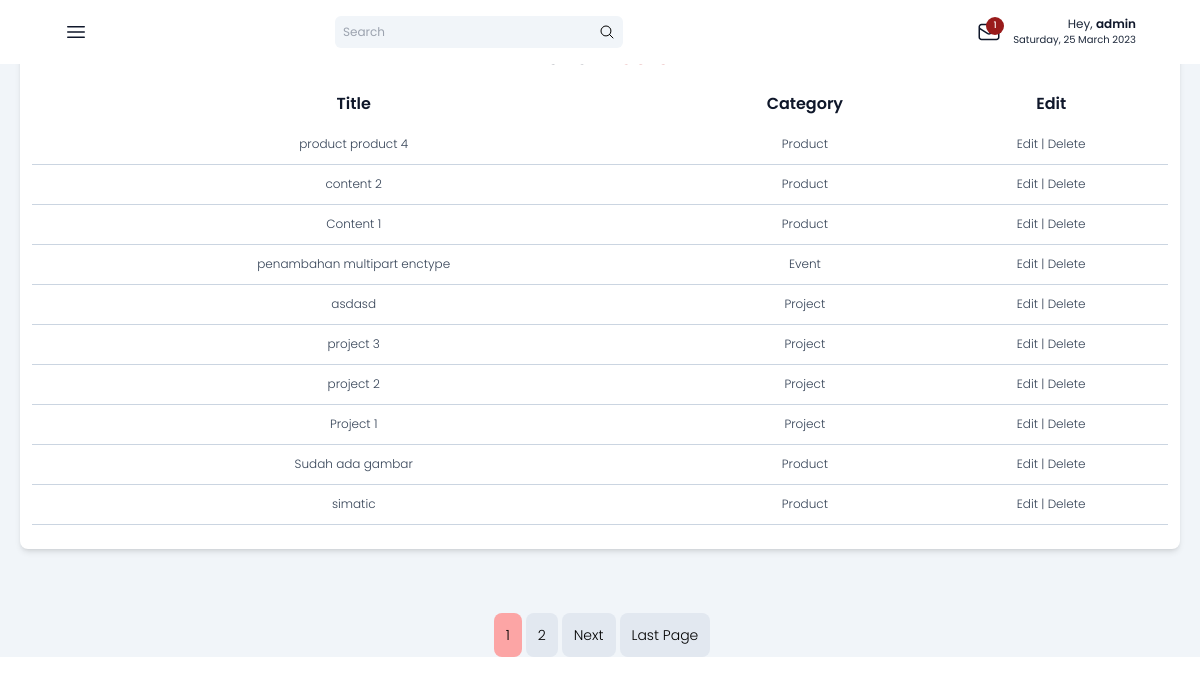
The app's page /setup/post/ (signed in) with its own data.
### post/models.py (models this page shows, shortened)
class Post(models.Model):
    title = models.CharField(max_length=255, verbose_name="Title")
    slug = models.SlugField(unique=True, editable=False)
    location = models.CharField(max_length=25,verbose_name="Location")
    content = RichTextUploadingField(verbose_name="Content")
    publish = models.DateTimeField(auto_now_add=True, verbose_name='Published')
    picture = models.ImageField(upload_to='uploads/%Y/%m/%d', verbose_name='Picture', default='uploads/no-image.jpg')
    category = models.ForeignKey(Category, on_delete=models.CASCADE, verbose_name='Category')
    status=models.CharField(max_length=100, choices=STATUS_CHOICES, default='draft',verbose_name='Status')
    class Meta:
        verbose_name = 'Post'
        verbose_name_plural = 'Posts'

class Category(models.Model):
    title = models.CharField(max_length=150, verbose_name='Category Name')
    slug =models.SlugField(max_length=150, unique=True, editable=False)
    heading = models.CharField(max_length=50, verbose_name='Heading', default='None')
    caption = models.TextField(verbose_name='Caption', default='None')
    class Meta:
        verbose_name = 'Category'
        verbose_name_plural = 'Categories'
    def __str__(self):
        return self.title

### setup/views.py (the view)
# urls.py: path('post/', PostListView.as_view(), name='post'),
class PostListView(LoginRequiredMixin, ListView):
    model = Post
    template_name = 'setup/post_list.html'
    context_object_name = 'posts'
    ordering = '-publish'
    paginate_by = 10
    def get_context_data(self, *args, **kwargs):
        context = super().get_context_data(*args, **kwargs)
        context['title'] = 'Post List'
        context['message_count'] = Message.objects.filter(status_message ='unread').count()
        context['datetime']= datetime.now().strftime("%A, %d %B %Y ")
        context['contact']= Contact.objects.all()
        context['abouts'] = About.objects.all()
        return context

### setup/templates/setup/post_list.html (shortened to what this page needs)
{% extends '../arcotama_admin.html' %} {% load static %} {% block content %}
<main class="col-span-full md:col-span-3 md:grid-rows-3 mt-3 xl:mt-16 md:px-5 px-16">
  <section class="bg-white rounded-lg shadow-md text-xs font-normal text-slate-900 mt-4 p-3 text-center">
    <h1 class="text-center text-slate-900 font-normal text-2xl">List of <span class="font-semibold text-red-700">Posts</span></h1>
    <table class="table-auto my-3 w-full p-40">
      <thead>
        <tr class="text-slate-900 text-base h-10">
          <th class="font-semibold">Title</th>
          <th class="font-semibold">Category</th>
          <th class="font-semibold">Edit</th>
        </tr>
      </thead>
      <tbody>
        {% for post in posts %}
        <tr class="text-slate-700 text-xs font-light h-10 border-b-[1px] border-slate-300">
          <td class="">{{post.title}}</td>
          <td class="">{{post.category}}</td>
          <td><a href=" {% url 'setup:edit-post' post.slug %} ">Edit</a> | <a href="{% url 'setup:delete' post.slug %}">Delete</a></td>
        </tr>
        {% endfor %}
      </tbody>
    </table>
  </section>
  {% if page_obj.has_other_pages %}
  <section class="flex justify-center items-center gap-1 font-light text-sm mt-16">
     {% for i in page_obj.paginator.page_range %} {% if page_obj.number == i %}
    <span href="?page={{i}}" class="p-3 bg-slate-200 rounded-lg page-current">{{i}}</span>
    {% elif i > page_obj.number|add:'-2' and i < page_obj.number|add:'2' %}
    <a href="?page={{i}}" class="p-3 bg-slate-200 rounded-lg">{{i}}</a>
    {% endif %} {% endfor %}  {% if page_obj.has_next %}
    <a href="?page={{page_obj.next_page_number}}" class="p-3 bg-slate-200 rounded-lg hover:bg-red-700 hover:text-white duration-300">Next</a>
    <a href="?page={{ page_obj.paginator.num_pages }}" class="p-3 bg-slate-200 rounded-lg hover:bg-red-700 hover:text-white duration-300">Last Page</a>
    {% else %}
    <span></span>
    {% endif %}
  </section>
  {% endif %}
</main>
{% endblock content %}

### templates/snippets/admin-topbar.html (shortened to what this page needs)
{% load static %}
<div class="flex justify-around md:justify-end space-x-4 items-center relative">
    <a href="{% url 'setup:messages' %}" class="text-slate-900 scale-150"
      >
      {% if not message_count == 0 %}
      <span class="absolute p-px w-4 h-4 rounded-full bg-red-800 text-white notif flex justify-center items-center scale-75 -top-1 -right-1">{{message_count}}</span>
      {% endif %}
    </a>
    <span class="flex flex-col items-end">
      <p class="text-xs text-slate-800">Hey, <span class="text-xs font-semibold text-slate-900">{{user}}</span></p>
      <p class="hidden md:block text-xxs text-slate-800">{{datetime}}</p>
    </span>
  </div>
</section>

### records on screen
Post: title "product product 4", category "Product"
Post: title "content 2", category "Product"
Post: title "Content 1", category "Product"
Post: title "penambahan multipart enctype", category "Event"
Post: title "asdasd", category "Project"
Post: title "project 3", category "Project"
Post: title "project 2", category "Project"
Post: title "Project 1", category "Project"
Post: title "Sudah ada gambar", category "Product"
Post: title "simatic", category "Product"

### other values on screen
{{ message_count }} "1"
{{ user }} "admin"
{{ datetime }} "Saturday, 25 March 2023"
{{ i }} "1"
{{ i }} "2"
